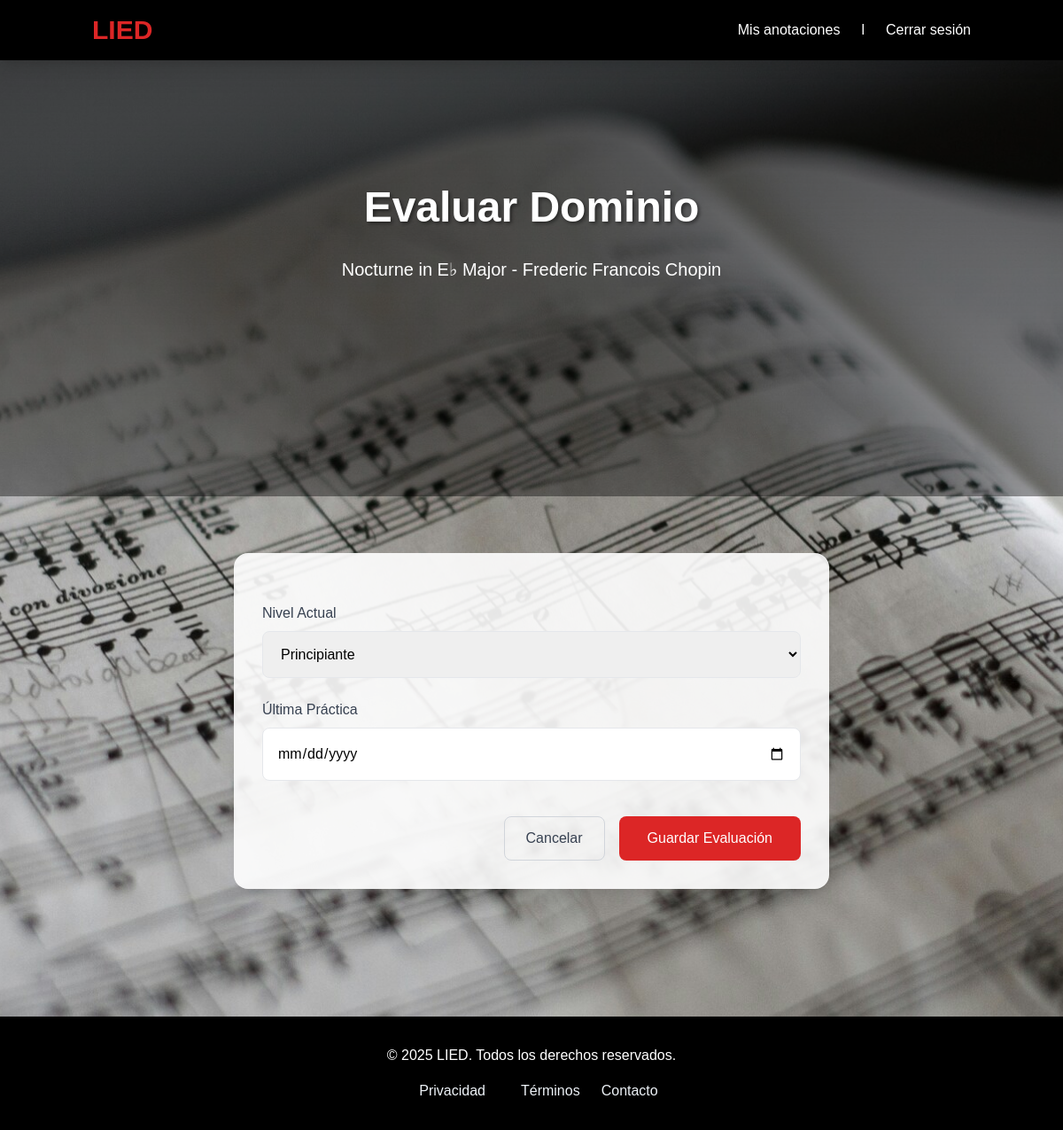
Screenshot of /dominio/actualizar/2/ (signed in) with the database file from the repository.
### repertorio/models.py (models this page shows, shortened)
class PiezaMusical(models.Model):
    usuario = models.ForeignKey(User, on_delete=models.CASCADE)
    titulo = models.CharField(max_length=255, default='Título no disponible')
    compositor = models.CharField(max_length=100, default='Compositor desconocido')
    fecha_composicion = models.CharField(max_length=50, blank=True, null=True)
    derechos = models.CharField(max_length=100, default='Dominio público', null=True, blank=True)
    partitura_musicxml = models.FileField(upload_to='partituras/musicxml/')
    analisis_data = models.JSONField(default=dict, blank=True)
    creado_en = models.DateTimeField(auto_now_add=True)

### repertorio/views.py (the view, shortened to what this page needs)
# urls.py: path('dominio/actualizar/<int:pieza_id>/', views.actualizar_dominio, name='actualizar_dominio'),
@never_cache
@login_required
def actualizar_dominio(request, pieza_id):
    pieza = get_object_or_404(PiezaMusical, id=pieza_id, usuario=request.user)
    dominio = DominioPieza.objects.filter(pieza=pieza).first()
    context = {
        'pieza': pieza,
        'dominio': dominio,
        'nivel_choices': DominioPieza.NIVEL_CHOICES  # Para usar en el template
    }
    return render(request, 'dominio/actualizar_dominio.html', context)

### tailwind_theme/templates/dominio/actualizar_dominio.html (shortened to what this page needs)
<!DOCTYPE html>
<html lang="es">
<head>
    {% load static %}
    <link href="https://cdn.jsdelivr.net/npm/tailwindcss@2.2.19/dist/tailwind.min.css" rel="stylesheet">
    <link rel="stylesheet" href="{% static 'css/repertoire/list_repertoire.css' %}">
</head>
<body class="bg-gray-100 flex flex-col min-h-screen">
    <header class="fixed w-full bg-black text-white shadow-lg z-50">
        <div class="container mx-auto flex justify-between items-center p-4">
            <div>
                <a href="{% url 'home' %}" class="text-3xl font-bold text-red-600 hover:text-red-700 transition-colors">LIED</a>
            </div>
            <nav class="space-x-6 hidden md:flex items-center">
                <a href="{% url 'lista_notas' %}" class="text-white hover:text-red-600 transition-colors flex items-center">
                     Mis anotaciones
                </a>
                {% if user.is_authenticated %}
                    <p class="text-white mr-4">{{ user.username }}</p>
                    <form action="{% url 'logout' %}" method="post">
                        <button type="submit" class="text-white hover:text-red-600 transition-colors">Cerrar sesión</button>
                    </form>
                {% else %}
                    <a href="{% url 'login' %}" class="hover:text-red-600 transition-colors">Iniciar sesión</a>
                {% endif %}
            </nav>
        </div>
    </header>
    <div class="relative z-10 flex-grow">
        <div class="hero-content min-h-[70vh] flex items-center justify-center bg-gradient-to-b from-black/70 to-transparent">
            <div class="container mx-auto text-center px-4">
                <h1 class="text-5xl font-bold text-white mb-8 drop-shadow-lg">Evaluar Dominio</h1>
                <p class="text-xl text-white mb-8 max-w-2xl mx-auto">{{ pieza.titulo }} - {{ pieza.compositor }}</p>
            </div>
        </div>
        <main class="container mx-auto px-4 py-16">
            <div class="max-w-2xl mx-auto bg-white bg-opacity-90 backdrop-blur-sm rounded-2xl p-8 shadow-xl">
                <form method="post" class="space-y-6">
                    <div>
                        <label class="block text-gray-700 font-medium mb-2">Nivel Actual</label>
                        <select name="nivel" class="w-full p-4 border rounded-lg">
                            <option value="PR">Principiante</option>
                        </select>
                    </div>
                    <div>
                        <label class="block text-gray-700 font-medium mb-2">Última Práctica</label>
                        <input type="date" name="ultima_practica" class="w-full p-4 border rounded-lg">
                    </div>
                    <div class="flex justify-end space-x-4 pt-4">
                        <a href="{% url 'mapa_dominio' %}" class="px-6 py-3 border border-gray-300 rounded-lg text-gray-700 hover:bg-gray-100 transition-colors">
                            Cancelar
                        </a>
                        <button type="submit" class="px-8 py-3 bg-red-600 text-white rounded-lg hover:bg-red-700 transition-colors">
                            Guardar Evaluación
                        </button>
                    </div>
                </form>
            </div>
        </main>
    </div>
    <footer class="bg-black text-white py-8 mt-20">
        <div class="container mx-auto text-center">
            <p class="mb-4">© 2025 LIED. Todos los derechos reservados.</p>
            <nav class="flex justify-center space-x-6">
                <a href="{% url 'privacidad' %}" class="hover:text-red-600 transition-colors">Privacidad</a>
                <a href="{% url 'terminos' %}" class="hover:text-red-600 transition-colors">Términos</a>
                <a href="{% url 'contacto' %}" class="hover:text-red-600 transition-colors">Contacto</a>
            </nav>
        </div>
    </footer>
</body>
</html>

### static/css/repertoire/list_repertoire.css (style rules this page uses)
html, body { margin: 0; padding: 0; height: 100%; overflow-x: hidden; background-image: url('/static/img/partitura.jpg'); background-attachment: fixed; background-size: cover; background-position: center center; font-family: 'Arial', sans-serif; }
header { position: fixed; top: 0; left: 0; width: 100%; z-index: 50; }
.hero-content { min-height: 70vh; display: flex; align-items: center; justify-content: center; background: linear-gradient(to bottom, rgba(0, 0, 0, 0.7), rgba(0, 0, 0, 0.4)); }
.hero-content h1 { font-size: 3rem; font-weight: bold; color: white; text-shadow: 2px 2px 4px rgba(0, 0, 0, 0.5); }
footer { background-color: #1a202c; color: white; padding: 2rem 1rem; text-align: center; }
footer nav a { margin: 0 1rem; color: #edf2f7; text-decoration: none; transition: color 0.3s ease-in-out; }

### rows the page displays
PiezaMusical: titulo "Nocturne in E♭ Major", compositor "Frederic Francois Chopin"

### other values shown
{{ user.username }} "l"
